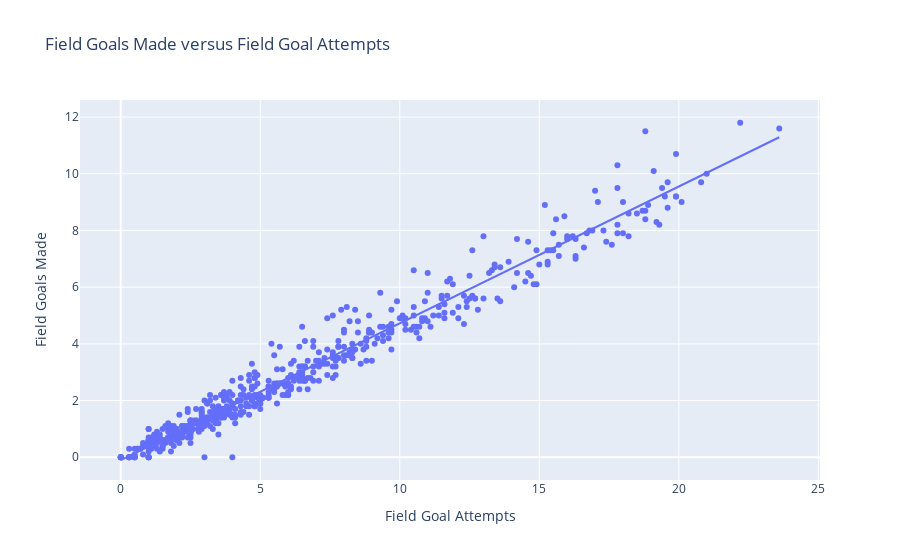

Notebook code for this chart:
### Markdown cell above
Now we see the actual names of each NBA player in the plot, making the visualization more informative.

We can also include a line of best fit, called a trendline. We often use the [ordinary least squares](https://en.wikipedia.org/wiki/Ordinary_least_squares) method of calculating the trendline. To add a trendline, use the parameter `trendline`.

### Code cell
px.scatter(df, x='FGA', y='FGM', hover_data=['PLAYER_NAME'], trendline='ols', title='Field Goals Made versus Field Goal Attempts', labels={'FGA':'Field Goal Attempts','FGM':'Field Goals Made','PLAYER_NAME':'Player'})

### Figure 1 — Plotly figure (JSON) as saved in the notebook; plotly's stock layout.template omitted (floating-point values rounded to 4 significant figures; data arrays with more than 128 entries replaced by an {"elided": "..."} marker saying what was removed)
{"data": [{"customdata": {"elided": "566x1 str values"}, "hovertemplate": "Field Goal Attempts=%{x}<br>Field Goals Made=%{y}<br>Player=%{customdata[0]}<extra></extra>", "legendgroup": "", "marker": {"color": "#636efa", "symbol": "circle"}, "mode": "markers", "name": "", "orientation": "v", "showlegend": false, "type": "scatter", "x": {"elided": "566 float values"}, "xaxis": "x", "y": {"elided": "566 float values"}, "yaxis": "y"}, {"hovertemplate": "<b>OLS trendline</b><br>FGM = 0.482629 * FGA + -0.100709<br>R<sup>2</sup>=0.963993<br><br>Field Goal Attempts=%{x}<br>Field Goals Made=%{y} <b>(trend)</b><extra></extra>", "legendgroup": "", "marker": {"color": "#636efa", "symbol": "circle"}, "mode": "lines", "name": "", "showlegend": false, "type": "scatter", "x": {"elided": "566 float values"}, "xaxis": "x", "y": {"elided": "566 float values"}, "yaxis": "y"}], "layout": {"legend": {"tracegroupgap": 0}, "title": {"text": "Field Goals Made versus Field Goal Attempts"}, "xaxis": {"anchor": "y", "domain": [0, 1], "title": {"text": "Field Goal Attempts"}}, "yaxis": {"anchor": "x", "domain": [0, 1], "title": {"text": "Field Goals Made"}}}}
